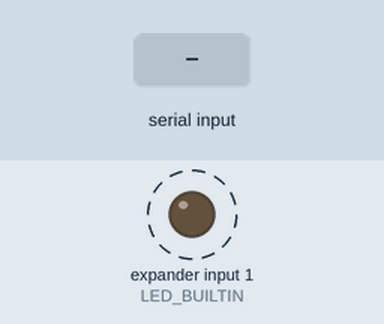
This sketch was run on a simulated ESP32. Parts: output pins drawn as LEDs (lit = HIGH). Dashed ring = blinking. The test bench sets the inputs (shaded band). What the sketch prints to the serial monitor is not drawn.

Above: at 1.2 s.
1.3 s: "all 1\n" received over Serial
3.5 s: "get 90\n" received over Serial
Timing chart, 0 to 11.5 s (numbered marks = the images above; inputs shaded):
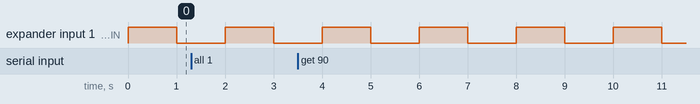

The sketch:

0_SerialCalibration.ino
```cpp
#include <freertos/FreeRTOS.h>
#include <freertos/task.h>

#define ENABLE_CALIBRATION
#include "calibration.h"

#define LED_BUILTIN 97

TaskHandle_t task1Handle;
TaskHandle_t task2Handle;


void setup() {
    Serial.begin(115200); // Inizializza la comunicazione seriale a 9600 baud
    Serial.println("Usa 'put nome valore' per aggiornare una variabile o 'get nome' per chiedere il valore attuale:");

    pinMode(LED_BUILTIN, OUTPUT);

    // Crea i task
    Scheduler_PwrOn();
}

void loop() {
    //Serial.print("Valore di variabile1: ");
    //Serial.println(variabili[0].valore);
    delay(1000);

}


void task_blink(void* pvParameters) {
  TickType_t lastWakeTime = xTaskGetTickCount();
  const TickType_t period = pdMS_TO_TICKS(1000);

  while (true) {
    // Esegui il codice del task 1
    digitalWrite(LED_BUILTIN, !digitalRead(LED_BUILTIN));

    vTaskDelayUntil(&lastWakeTime, period);
  }
}


// Creazione dei task //
void Scheduler_PwrOn(void) {

  #ifdef ENABLE_CALIBRATION
  xTaskCreatePinnedToCore(
    task_calib,         // Task function.
    "task_calib",       // name of task.
    2048,          // Stack size of task
    NULL,          // parameter of the task
    1,             // priority of the task
    &task1Handle,  // Task handle to keep track of created task
    0);            // pin task to core 0        // pin task to core 0
  #endif

  xTaskCreatePinnedToCore(
  task_blink,         // Task function.
  "task_blink",       // name of task.
  2048,          // Stack size of task
  NULL,          // parameter of the task
  1,             // priority of the task
  &task2Handle,  // Task handle to keep track of created task
  0);            // pin task to core 0        // pin task to core 0
}
```

calibration.cpp
```cpp
#include "arduino.h"
#include "calibration.h"
#include <freertos/FreeRTOS.h>
#include <freertos/task.h>


Variabile variabili[4] = {
    {"variabile1", 0},
    {"variabile2", 0},
    {"variabile3", 0},
    {"variabile4", 0}
};

void gestisciSeriale() {
    if (Serial.available() > 0) { // Controlla se ci sono dati disponibili
        String input = Serial.readStringUntil('\n'); // Legge l'input fino al carattere di nuova linea
        input.trim(); // Rimuove eventuali spazi bianchi

        if (input.startsWith("get ")) {
            String nome = input.substring(4); // Estrae il nome della variabile

            bool trovato = false;
            if (nome == "all"){
              for (int i = 0; i<4; i++){
                Serial.print("Valore attuale di ");
                Serial.print(variabili[i].nome);
                Serial.print(": ");
                Serial.println(variabili[i].valore);
              }
              trovato = true;
            }
            if (!trovato) {
              for (int i = 0; i < 4; i++) {
                if (variabili[i].nome == nome) {
                      Serial.print("Valore attuale di ");
                      Serial.print(nome);
                      Serial.print(": ");
                      Serial.println(variabili[i].valore);
                      trovato = true;
                      break;
                }
              }
            }

            if (!trovato) {
                Serial.println("Nome della variabile non valido.");
            }

        } else if (input.startsWith("put ")) {
            int spazio = input.indexOf(' ', 4); // Trova la posizione dello spazio dopo 'put '
            String nome = input.substring(4, spazio); // Estrae il nome della variabile
            int valore = input.substring(spazio + 1).toInt(); // Estrae il valore da assegnare

            bool trovato = false;
            for (int i = 0; i < 4; i++) {
                if (variabili[i].nome == nome) {
                    variabili[i].valore = valore;
                    Serial.print("Variabile ");
                    Serial.print(nome);
                    Serial.print(" aggiornata a: ");
                    Serial.println(variabili[i].valore);
                    trovato = true;
                    break;
                }
            }
            if (!trovato) {
                Serial.println("Nome della variabile non valido.");
            }
        } else {
            Serial.println("Comando non valido. Usa 'put nome valore' o 'get nome'.");
        }
    }
}


void task_calib(void* pvParameters) {
  TickType_t lastWakeTime = xTaskGetTickCount();
  const TickType_t period = pdMS_TO_TICKS(TASK_CALIB);

  while (true) {
    // Esegui il codice del task 1
    gestisciSeriale();

    vTaskDelayUntil(&lastWakeTime, period);
  }
}
```

calibration.h
```cpp
#ifndef CALIBRATION_H
#define CALIBRATION_H

#define TASK_CALIB   100                // 0.1ms

#include <Arduino.h>

typedef struct {
    String nome;
    int valore;
} Variabile;

extern Variabile variabili[4];

#ifdef ENABLE_CALIBRATION
  void gestisciSeriale();
  void task_calib(void* pvParameters);
#endif


#endif
```

Measured:
- by itself, expander input 1 (LED_BUILTIN): alternates HIGH for 1.0 s and LOW for 1.0 s
